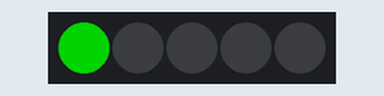
A program run on a simulated Raspberry Pi Pico running CircuitPython. On the bench: 5 RGB LEDs in strip order, left to right. Dim RGB values are drawn brighter than linear.

Above: at 0.3 s.
At 0.7 s:
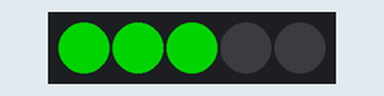
At 1.1 s:
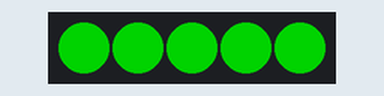
Timing chart, 0 to 40.0 s (numbered marks = the images above):
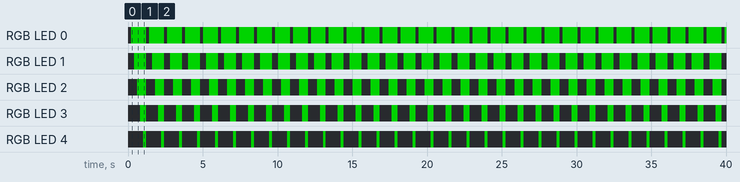

The program:

sequence.py
```python
import board # board module lets us use the hardware
import neopixel # add the neopixel module
from time import sleep # add the sleep module

# Update this to match the number of NeoPixel LEDs connected to your board.
num_pixels = 5

# Set up neopixel module with an object called 'pixels'
pixels = neopixel.NeoPixel(board.GP22, num_pixels)

# Set brightness between 0. and 1.
pixels.brightness = 0.5

while True:
    # use .fill to clear the pixels
    pixels.fill((0, 0, 0))
    sleep(0.2)

    # Switch on pixels one at a time, note use of .show()
    pixels[0] = (0, 255, 0)
    pixels.show()
    sleep(0.2)

    pixels[1] = (0, 255, 0)
    pixels.show()
    sleep(0.2)

    pixels[2] = (0, 255, 0)
    pixels.show()
    sleep(0.2)

    pixels[3] = (0, 255, 0)
    pixels.show()
    sleep(0.2)

    pixels[4] = (0, 255, 0)
    pixels.show()
    sleep(0.2)
```

Measured:
- by itself, RGB LED 0: alternates RGB(0, 127, 0) for 1.0 s and off for 0.20 s
- by itself, RGB LED 1: alternates RGB(0, 127, 0) for 0.80 s and off for 0.40 s
- by itself, RGB LED 2: alternates RGB(0, 127, 0) for 0.60 s and off for 0.60 s
- by itself, RGB LED 3: alternates RGB(0, 127, 0) for 0.40 s and off for 0.80 s
- by itself, RGB LED 4: alternates RGB(0, 127, 0) for 0.20 s and off for 1.0 s
